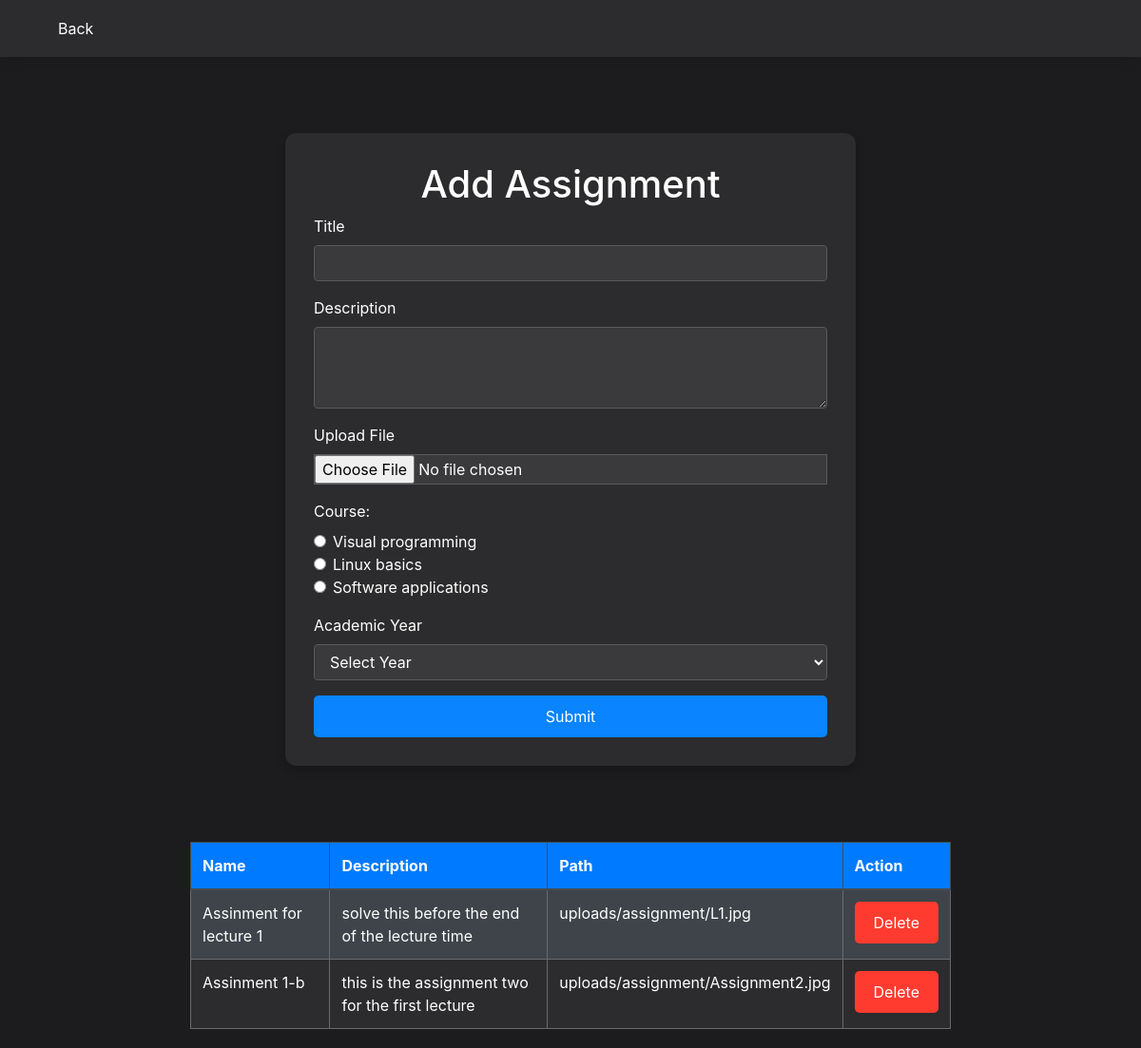
The page /USM_CODE/dist/Assignments.php (signed in) on the database its author committed.
### tables this page shows
CREATE TABLE `teaching` (
  `teacherID` bigint(20) NOT NULL,
  `CourseID` int(11) NOT NULL,
  `YearID` int(11) NOT NULL
);

CREATE TABLE `course` (
  `CourseID` int(255) NOT NULL,
  `curriculum_year_id` int(11) DEFAULT NULL,
  `name` varchar(30) NOT NULL,
  `Code` varchar(255) NOT NULL,
  `credits` int(255) NOT NULL,
  `credit_price` varchar(255) NOT NULL,
  `picture_url` varchar(255) NOT NULL DEFAULT 'uploads/Courses',
  `YearID` int(11) DEFAULT NULL,
  `status` varchar(2) NOT NULL,
  `dept_id` int(11) DEFAULT NULL
);

CREATE TABLE `assignments` (
  `assignment_id` int(10) NOT NULL,
  `title` varchar(255) DEFAULT NULL,
  `description` text DEFAULT NULL,
  `assignment_status` varchar(255) NOT NULL DEFAULT '0',
  `solution_url` varchar(255) NOT NULL DEFAULT 'uploads/Solution/student-solution ',
  `assignment_url` varchar(255) DEFAULT NULL,
  `students_id` bigint(11) DEFAULT NULL,
  `CourseID` int(11) DEFAULT NULL,
  `YearID` int(11) DEFAULT NULL
);

### USM_CODE/dist/Assignments.php (the view, shortened to what this page needs)
<!DOCTYPE html>
<html lang="en">
<head>
    <link rel="stylesheet" href="https://stackpath.bootstrapcdn.com/bootstrap/4.3.1/css/bootstrap.min.css">
</head>
<body>
    <nav class="navbar">
        <div class="container">
            <a class="nav-link" href="TeacherCP.php">Back</a>
        </div>
    </nav>
    <div class="form-container">
        <h1 class="text-center">Add Assignment</h1>
        <form action="assignment_action.php" method="post" enctype="multipart/form-data">
            <div class="form-group">
                <label for="title">Title</label>
                <input type="text" class="form-control" id="title" name="title" required>
            </div>
            <div class="form-group">
                <label for="description">Description</label>
                <textarea class="form-control" id="description" name="description" rows="3" required></textarea>
            </div>
            <div class="form-group">
                <label for="file">Upload File</label>
                <input type="file" class="form-control-file" id="file" name="file">
            </div>
            <div class="form-group">
                <label for="courses">Course: </label>
                <?php
                include 'connection.php';
                $teacherID = $_SESSION['teacherID'];
                $result = mysqli_query($con, "SELECT teaching.CourseID, course.name FROM teaching INNER JOIN course ON teaching.CourseID=course.CourseID WHERE teacherID = $teacherID");
                while ($row = mysqli_fetch_assoc($result)) {
                    echo '<div class="form-check">';
                    echo '<input type="radio" id="course' . $row['CourseID'] . '" name="courses" value="' . $row['CourseID'] . '" class="form-check-input">';
                    echo '<label for="course' . $row['CourseID'] . '" class="form-check-label">' . $row['name'] . '</label>';
                    echo '</div>';
                }
                ?>
            </div>
            <div class="form-group">
                <label for="years">Academic Year</label>
                <?php
                include('connection.php');
                $resultAcademic = mysqli_query($con, "SELECT * FROM academicyear");
                if ($resultAcademic) {
                    echo '<select name="years" id="years" class="form-control">';
                    echo '<option value="">Select Year</option>';
                    echo '</select>';
                } else {
                    echo '<p>No academic years found.</p>';
                }
                ?>
            </div>
            <button type="submit" class="btn btn-primary btn-block">Submit</button>
        </form>
    </div>
    <div class="table-container">
        <?php
        $TeacherID = $_SESSION['teacherID'];
        include 'connection.php';
        $result = mysqli_query($con, "SELECT a.assignment_id, a.title, a.description, a.assignment_url, a.CourseID, a.YearID FROM assignments AS a INNER JOIN teaching AS t ON a.CourseID = t.CourseID AND a.YearID = t.YearID WHERE teacherID = $TeacherID;");
        echo '<table class="table table-dark table-striped">';
        echo '<thead>';
        echo '<tr>';
        echo '<th scope="col">Name</th>';
        echo '<th scope="col">Description</th>';
        echo '<th scope="col">Path</th>';
        echo '<th scope="col">Action</th>';
        echo '</tr>';
        echo '</thead>';
        echo '<tbody>';
        while ($row = mysqli_fetch_assoc($result)) {
            echo '<tr>';
            echo '<td>' . $row['title'] . '</td>';
            echo '<td>' . $row['description'] . '</td>';
            echo '<td><a href="' . $row['assignment_url'] . '" class="text-white" target="_blank">' . $row['assignment_url'] . '</a></td>';
            echo '<td><a href="assignment_action.php?id=' . $row['assignment_id'] . '" class="btn btn-danger">Delete</a></td>';
            echo '</tr>';
        }
        echo '</tbody>';
        echo '</table>';
        ?>
    </div>
</body>
</html>

### USM_CODE/dist/Assignments.php (style rules this page uses)
body { background-color: #1c1c1e; color: white; font-family: -apple-system, BlinkMacSystemFont, "Segoe UI", Roboto, Helvetica, Arial, sans-serif; }
.form-container { width: 90%; max-width: 600px; background-color: #2c2c2e; border-radius: 12px; margin: 10vh auto; padding: 30px; box-shadow: 0px 4px 10px rgba(0, 0, 0, 0.2); }
.form-control, .form-control-file { background-color: #3a3a3c; border: 1px solid #5a5a5c; color: white; }
.btn-primary { background-color: #0a84ff; border: none; padding: 10px 20px; border-radius: 5px; transition: background-color 0.3s; }
.btn-danger { background-color: #FF3B30; border: none; padding: 10px 20px; border-radius: 5px; transition: background-color 0.3s; }
.navbar { background-color: #2c2c2e; box-shadow: 0 2px 15px rgba(0, 0, 0, 0.1); padding: 10px; }
.navbar a { color: white; text-decoration: none; }
.table-container { width: 90%; max-width: 800px; margin: 20px auto; }
.table th, .table td { border: 1px solid #6a6a6c; }
.table th { background-color: #007aff; color: white; }
.table tr:nth-child(even) { background-color: #2c2c2e; }

### rows shown on the page
teaching: CourseID.name "Visual programming"
teaching: CourseID.name "Linux basics"
teaching: CourseID.name "Software applications"
assignments: title "Assinment for lecture 1", description "solve this before the end of the lecture time", assignment_url "uploads/assignment/L1.jpg"
assignments: title "Assinment 1-b", description "this is the assignment two for the first lecture", assignment_url "uploads/assignment/Assignment2.jpg"
